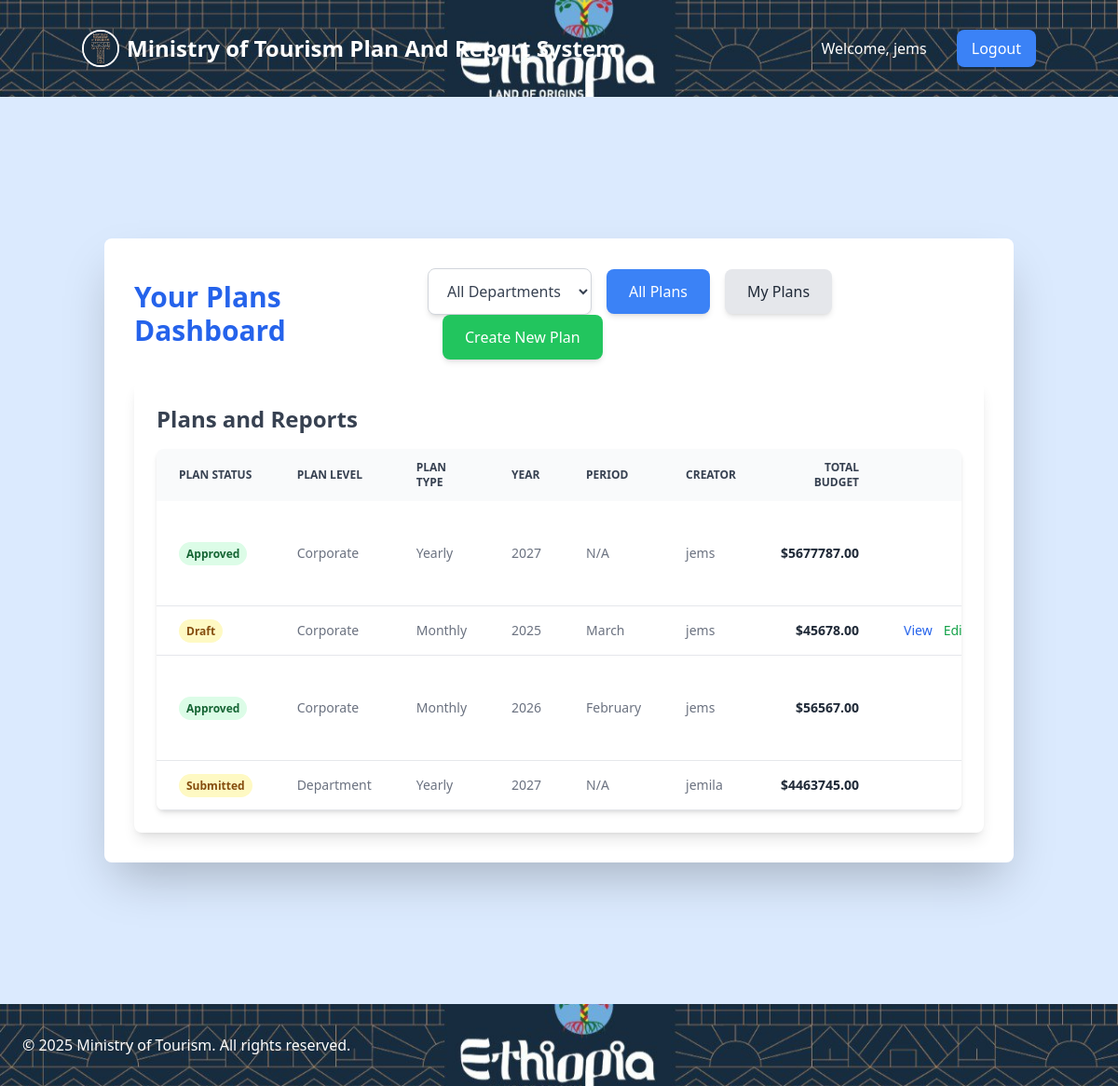
Screenshot of / (signed in) with the database file from the repository.
### accounts/models.py (models this page shows, shortened)
class User(AbstractUser):
    ROLE_CHOICES = [
        ("individual", "Individual"),
        ("desk", "Desk"),
        ("department", "Department"),
        ("corporate", "Corporate"),
        ("state-minister-destination", "State Minister - Destination"),
        ("state-minister-promotion", "State Minister - Promotion"),
        ("strategic-team", "Strategic Team"),
        ("minister", "Minister"),
    ]
    role = models.CharField(max_length=40, choices=ROLE_CHOICES, default="individual")
    department = models.ForeignKey(
        "plans.Department",
        on_delete=models.SET_NULL,
        max_length=100,
        null=True,
        blank=True,
        related_name="users"
    )
    desk = models.ForeignKey(   # OPTIONAL but recommended
        "self",
        on_delete=models.SET_NULL,
        null=True,
        blank=True,
        related_name="desk_members"
    )

### plans/models.py (models this page shows, shortened)
class Plan(models.Model):
    LEVEL_CHOICES = [
        ("individual", "Individual"),
        ("desk", "Desk"),
        ("department", "Department"),
        ("corporate", "Corporate"),
        ("state-minister-destination", "State Minister - Destination"),
        ("state-minister-promotion", "State Minister - Promotion"),
        ("strategic-team", "Strategic Team"),
        ("minister", "Minister"),
    ]
    PLAN_TYPE_CHOICES = [
        ("weekly", "Weekly"),
        ("monthly", "Monthly"),
        ("quarterly", "Quarterly"),
        ("yearly", "Yearly"),
    ]
    WORKFLOW_STATUS = [
        ("DRAFT", "Draft"),
        ("SUBMITTED", "Submitted"),
        ("RESUBMITTED", "Resubmitted"),#for rejected plans
        ("IN_REVIEW", "In Review"),
        ("APPROVED", "Approved"),
        ("REJECTED", "Rejected"),
    ]
    user = models.ForeignKey(settings.AUTH_USER_MODEL, on_delete=models.CASCADE)
    level = models.CharField(max_length=40, choices=LEVEL_CHOICES)
    plan_type = models.CharField(max_length=20, choices=PLAN_TYPE_CHOICES)
    year = models.PositiveIntegerField()
    week_number = models.PositiveSmallIntegerField(
        choices=[(i, f"Week {i}") for i in range(1, 53)],
        null=True, blank=True
    )
    MONTH_CHOICES = [
        (1, "July"), (2, "August"), (3, "September"), (4, "October"),
        (5, "November"), (6, "December"), (7, "January"), (8, "February"),
        (9, "March"), (10, "April"), (11, "May"), (12, "June")
    ]
    month = models.PositiveSmallIntegerField(choices=MONTH_CHOICES, null=True, blank=True)
    quarter_number = models.PositiveSmallIntegerField(
        choices=[(i, f"Quarter {i}") for i in range(1, 5)],
        null=True, blank=True
    )
    pillar = models.CharField(
        max_length=40,
        choices=[
            ("corporate", "Corporate"),
            ("state-minister-destination", "State Minister - Destination"),
            ("state-minister-promotion", "State Minister - Promotion"),
        ],
        null=True, blank=True
    )
    status = models.CharField(
    max_length=20,
    choices=WORKFLOW_STATUS,
    default="DRAFT"
)
    current_reviewer_role = models.CharField(
        max_length=40,
        blank=True,
        null=True
    )
    review_comments = models.TextField(blank=True, null=True)
    created_at = models.DateTimeField(auto_now_add=True)
    def can_user_view(self, user):
        if self.user == user:
            return True
    def can_user_edit(self, user):
        return (
            self.user == user and
            self.status in ["DRAFT", "REJECTED"]
        )
    def can_user_approve(self, user):
        return (
            self.status in ["SUBMITTED", "RESUBMITTED", "IN_REVIEW"] and
            user.role == self.current_reviewer_role
        )
    @property
    def total_budget(self):
        result = self.major_activities.aggregate(total_budget=Sum("budget"))
        return result["total_budget"] or 0.00

### plans/views.py (the view)
# urls.py: path('', views.dashboard, name='dashboard'),
@login_required
def dashboard(request):
    user = request.user
    user_role = user.role.lower()
    base_queryset = (
        Plan.objects
        .select_related("user")
        .prefetch_related(
            "goals",
            "kpis",
            "major_activities__detail_activities",
        )
        .order_by("-created_at")
    )
    show_department_dropdown = user_role in ["corporate", "state-minister-destination", "state-minister-promotion"]
    show_my_plans = request.GET.get("show") == "my_plans"
    selected_department = request.GET.get("department")
    visibility = Q(user=user)  # 1️⃣ Own plans always visible
    visibility |= Q(current_reviewer_role=user_role,
                    status__in=["SUBMITTED","IN_REVIEW","RESUBMITTED"]
                    )
    if user_role == "desk" and user.department:
        visibility |= Q(level="individual", user__department=user.department,
                        status__in=["SUBMITTED","IN_REVIEW","RESUBMITTED"]
                        )
    if user_role == "department" and user.department:
        visibility |= Q(level__in=["desk","individual"], user__department=user.department,
                        status__in=["SUBMITTED","IN_REVIEW","RESUBMITTED"]
                        )
    if user_role in [
    "corporate",
    "state-minister-destination",
    "state-minister-promotion",
]:
        visibility |= Q(
            level="department",
            user__department__pillar=user_role,
            status__in=["SUBMITTED","IN_REVIEW","RESUBMITTED"]
        )
    if user_role == "strategic-team":
            visibility |= Q(level__in=["corporate","state-minister-destination","state-minister-promotion"],
                            status__in=["SUBMITTED","RESUBMITTED"],
                            current_reviewer_role="strategic-team")
    if user_role == "minister":
        visibility |= Q(
            level="strategic-team",
            status="APPROVED",
            current_reviewer_role="minister"
        )
    if selected_department:
       visibility &= Q(user__department_id=selected_department)
    plans = base_queryset.filter(visibility).distinct()
    reports = Report.objects.filter(
    plan__in=plans
)
    for report in reports:
        report.can_approve = report.can_user_approve(request.user)
        report.can_view = report.plan.can_user_view(request.user)
    for plan in plans:
        plan.can_edit = plan.can_user_edit(request.user)
        plan.can_approve = plan.can_user_approve(request.user)
        plan.user_report = Report.objects.filter(plan=plan, user=request.user).first()
    if show_my_plans:
       plans = plans.filter(user=user)
    all_departments = []
    if user_role in ["corporate", "state-minister-destination", "state-minister-promotion"]:
        all_departments = (
            Department.objects
            .filter(pillar=user_role)
            .order_by("name")
        )
    return render(request, "plans/dashboard.html", {
        "plans": plans,
        "user_role": user_role,
        "show_my_plans": show_my_plans,
        "all_departments": all_departments,
        "selected_department": selected_department,
        "show_department_dropdown": show_department_dropdown,
    })

### reports/models.py (called while the page is built)
    def can_user_approve(self, user):
        return self.status in ["SUBMITTED", "RESUBMITTED", "IN_REVIEW"] and user.role == self.plan.current_reviewer_role

### plans/templates/plans/dashboard.html (shortened to what this page needs)
{% extends "plans/base.html" %}
{% block content %}
<div class="bg-white p-8 rounded-lg shadow-2xl max-w-6xl mx-auto my-10 lg:my-24">
    <div class="flex flex-col md:flex-row justify-between items-center mb-6">
        <h1 class="text-3xl font-bold text-blue-600 mb-4 md:mb-0">Your Plans Dashboard</h1>
        <div class="flex flex-wrap items-center space-y-4 md:space-y-0 md:space-x-4">
        {% if show_department_dropdown %}
        <div class="w-full md:w-auto">
            <select
                onchange="if (this.value) window.location.href = this.value;"
                class="block w-full md:w-auto px-4 py-3 rounded-lg shadow-md bg-white border border-gray-300
                    focus:outline-none focus:ring-2 focus:ring-blue-500 transition-colors cursor-pointer text-gray-700">
                <option value="{% url 'dashboard' %}"
                    {% if not selected_department %}selected{% endif %}>
                    All Departments
                </option>
            </select>
        </div>
        {% endif %}
            <a href="{% url 'dashboard' %}"
                class="w-full md:w-auto text-center px-6 py-3 rounded-lg transition-colors shadow-md
                {% if not show_my_plans and not selected_department %}bg-blue-500 text-white hover:bg-blue-600{% else %}bg-gray-200 text-gray-800 hover:bg-gray-300{% endif %}">
                All Plans
            </a>
            <a href="{% url 'dashboard' %}?show=my_plans"
                class="w-full md:w-auto text-center px-6 py-3 rounded-lg transition-colors shadow-md
                {% if show_my_plans %}bg-blue-500 text-white hover:bg-blue-600{% else %}bg-gray-200 text-gray-800 hover:bg-gray-300{% endif %}">
                My Plans
            </a>
            <a href="{% url 'create_plan' %}"
                class="w-full md:w-auto text-center bg-green-500 text-white px-6 py-3 rounded-lg hover:bg-green-600 transition-colors shadow-md">
                Create New Plan
            </a>
        </div>
    </div>
    <div class="bg-white p-6 rounded-lg shadow-lg">
        <h2 class="text-2xl font-bold text-gray-700 mb-4">Plans and Reports</h2>
        {% if plans %}
        <div class="overflow-x-auto shadow-md rounded-lg">
            <table class="w-full text-sm text-left text-gray-500">
                <thead class="text-xs text-gray-700 uppercase bg-gray-50">
                    <tr>
                        <th scope="col" class="px-6 py-3">Plan Status</th>
                        <th scope="col" class="px-6 py-3">Plan Level</th>
                        <th scope="col" class="px-6 py-3">Plan Type</th>
                        <th scope="col" class="px-6 py-3">Year</th>
                        <th scope="col" class="px-6 py-3">Period</th>
                        <th scope="col" class="px-6 py-3">Creator</th>
                        <th scope="col" class="px-6 py-3 text-right">Total Budget</th>
                        <th scope="col" class="px-6 py-3 text-right">Actions</th>
                    </tr>
                </thead>
                <tbody>
                    {% for plan in plans %}
                    <tr class="bg-white border-b hover:bg-gray-50">
                        <td class="px-6 py-4">
                            <span class="font-semibold px-2 py-1 rounded-full text-xs
                                {% if plan.status == 'APPROVED' %}bg-green-100 text-green-800
                                {% elif plan.status == 'REJECTED' %}bg-red-100 text-red-800
                                {% else %}bg-yellow-100 text-yellow-800
                                {% endif %}">
                                {{ plan.get_status_display }}
                            </span>
                        </td>
                        <td class="px-6 py-4">{{ plan.get_level_display }}</td>
                        <td class="px-6 py-4">{{ plan.get_plan_type_display }}</td>
                        <td class="px-6 py-4">{{ plan.year }}</td>
                        <td class="px-6 py-4">
                            {% if plan.plan_type == 'monthly' %}
                                {{ plan.get_month_display }}
                            {% elif plan.plan_type == 'quarterly' %}
                                Q{{ plan.quarter_number }}
                            {% elif plan.plan_type == 'weekly' %}
                                Wk {{ plan.week_number }} ({{ plan.get_month_display|slice:":3" }})
                            {% else %}
                                N/A
                            {% endif %}
                        </td>
                        <td class="px-6 py-4">{{ plan.user.username }}</td>
                        <td class="px-6 py-4 text-right font-bold text-gray-800">
                            {% if plan.total_budget %}
                                ${{ plan.total_budget|floatformat:2 }}
                            {% else %}
                                $0.00
                            {% endif %}
                        </td>
                        <td class="px-6 py-4 text-right">
                        <div class="flex items-start justify-end gap-3">
                            <a href="{% url 'view_plan' plan.pk %}"
                            class="font-medium text-blue-600 hover:underline">
                                View
                            </a>
                            {% if plan.can_edit %}
                                <a href="{% url 'edit_plan' plan.pk %}"
                                class="font-medium text-green-600 hover:underline">
                                    Edit
                                </a>
                            {% endif %}
                        </div>
                    </td>
                    </tr>
                    {% endfor %}
                </tbody>
            </table>
        </div>
        {% endif %}
    </div>
</div>
{% endblock %}

### plans/templates/plans/base.html (shortened to what this page needs)
{% load static %}
<!DOCTYPE html>
<html lang="en">
<head>
    <script src="https://cdn.tailwindcss.com"></script>
</head>
<body class="bg-blue-100 min-h-screen font-sans antialiased">
<header class="py-8 px-6 mb-6 bg-cover bg-center bg-[url('{% static "plans/images/ministryoftourism.jpg" %}')]">
    <div class="container mx-auto">
        <div class="flex justify-between items-center">
            <div class="flex items-center">
                <img src="{% static 'plans/images/tourism logo.jpg' %}"
                     class="h-10 w-10 mr-2 object-cover rounded-full shadow-sm border-2 border-white">
                <h1 class="hidden md:block text-2xl font-bold text-white">
                    Ministry of Tourism Plan And Report System
                </h1>
            </div>
            <div class="hidden md:flex items-center gap-4">
                {% if user.is_authenticated %}
                <span class="text-white mr-4">Welcome, {{ user.username }}</span>
                <form action="{% url 'logout' %}" method="post" class="inline">
                    <button type="submit" class="bg-blue-500 text-white px-4 py-2 rounded-lg hover:bg-red-600">
                        Logout
                    </button>
                </form>
                {% else %}
                <a href="{% url 'login' %}" class="bg-blue-500 text-white px-4 py-2 rounded-lg hover:bg-blue-600">
                    Login
                </a>
                {% endif %}
            </div>
        </div>
    </div>
</header>
<main class="container mx-auto px-6 py-8">
    <body class="bg-blue-100 min-h-screen font-sans antialiased">
    {% block content %}
    {% endblock %}
</main>
<footer class="mt-6 py-8 px-6 text-left text-white bg-cover bg-center bg-[url('{% static "plans/images/ministryoftourism.jpg" %}')]">
    &copy; 2025 Ministry of Tourism. All rights reserved.
</footer>
</body>
</html>

### rows the page displays
User: username "jems"
Plan: status "Approved", level "Corporate", plan_type "Yearly", year "2027", shows "N/A", user.username "jems", total_budget "5677787.00"
Plan: status "Draft", level "Corporate", plan_type "Monthly", year "2025", month "March", user.username "jems", total_budget "45678.00", shows "Edit"
Plan: status "Approved", level "Corporate", plan_type "Monthly", year "2026", month "February", user.username "jems", total_budget "56567.00"
Plan: status "Submitted", level "Department", plan_type "Yearly", year "2027", shows "N/A", user.username "jemila", total_budget "4463745.00"
